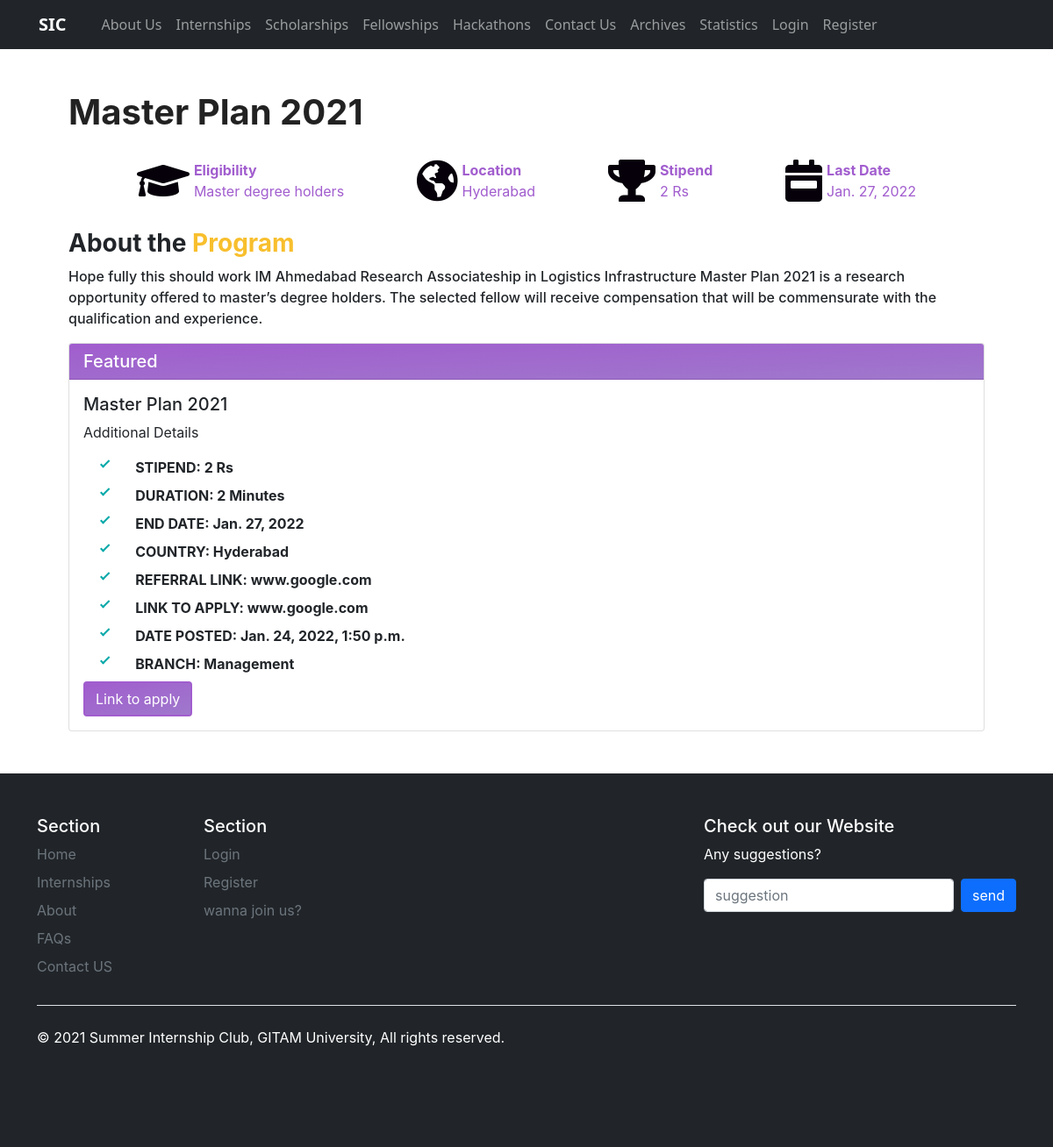
The page /scholarships/search/Master Plan 2021/ on the database as committed earlier.
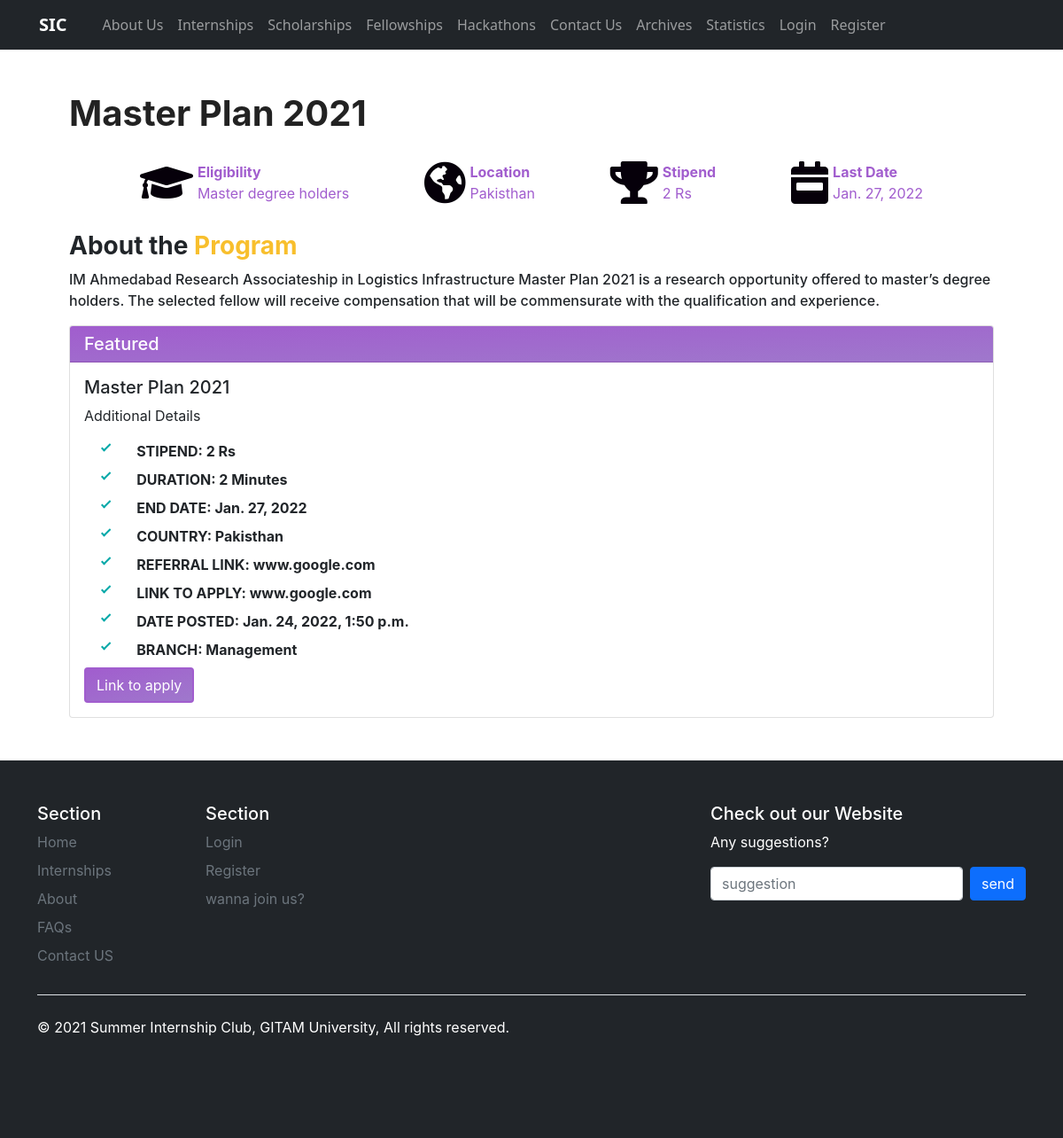
The same page on the database as committed later.
### page/models.py (models this page shows, shortened)
class Scolarships(models.Model):
    name = models.CharField(max_length=150)
    eligibility = models.CharField(max_length=150)
    description = models.TextField()
    university_organization = models.CharField(max_length=100, null=True)
    stipend = models.CharField(max_length=80)
    duration = models.CharField(max_length=80)
    end_date = models.DateField()
    country = models.CharField(max_length=50)
    branch = models.CharField(max_length=50, choices=BRANCH_CHOICES, default='Everyone')
    referral_link = models.CharField(max_length=150, null=True)
    link_to_apply = models.CharField(max_length=150)
    date_posted = models.DateTimeField(default=timezone.now, blank=False)

### page/views.py (the view)
# urls.py: path('scholarships/search/<str:name>/', views.specific_scholarship, name='specific_scholarship'),
def specific_scholarship(request, name):
    print("================================")
    print("function triggered")
    print("name: ", name)
    print("type: ", type(name))
    print("================================")
    try:
        post = Scolarships.objects.get(name=name)
    except post.DoesNotExist:
        raise Http404("Fellowship Does Not Exist")
    context = {
            "post": post
        }
    return render(request, 'page/specific_scholarship.html', context)

### page/templates/page/specific_scholarship.html (shortened to what this page needs)
{% extends "page/base.html" %} {% block content %} {% load static %}
<link
  href="https://cdnjs.cloudflare.com/ajax/libs/font-awesome/5.13.0/css/all.min.css"
  rel="stylesheet"
/>
<div class="container p-5">
  <div class="heading">
    <h1>
      {{ post.name }}
    </h1>
  </div>
  <div class="banner">
    <div class="banner2">
      <i class="fas fa-graduation-cap fa-3x"></i>
      <div>
        <span><b>Eligibility</b></span>
        <p>{{ post.eligibility }}</p>
      </div>
    </div>
    <div class="banner2">
      <i class="fas fa-globe-americas fa-3x"></i>
      <div>
        <span><b>Location</b></span>
        <p>{{ post.country }}</p>
      </div>
    </div>
    <div class="banner2">
      <i class="fas fa-trophy fa-3x"></i>
      <div>
        <span><b>Stipend</b></span>
        <p>{{ post.stipend }}</p>
      </div>
    </div>
    <div class="banner2">
      <i class="fas fa-calendar-week fa-3x"></i>
      <div>
        <span><b>Last Date</b></span>
        <p>{{ post.end_date }}</p>
      </div>
    </div>
  </div>
  <div class="about">
    <h3>About the <span>Program</span></h3>
    <p>
      {{ post.description }}
    </p>
  </div>
  <div class="card">
    <h5 class="card-header">Featured</h5>
    <div class="card-body">
      <h5 class="card-title">{{ post.name }}</h5>
      <p class="card-text">
        Additional Details
      </p>
      <div>
        <ul class="check-list">
          <li>STIPEND: {{ post.stipend }}</li>
          <li>DURATION: {{ post.duration }}</li>
          <li>END DATE: {{ post.end_date }}</li>
          <li>COUNTRY: {{ post.country }}</li>
          <li>REFERRAL LINK: {{ post.referral_link }}</li>
          <li>LINK TO APPLY: {{ post.link_to_apply }}</li>
          <li>DATE POSTED: {{ post.date_posted }}</li>
          <li>BRANCH: {{ post.branch }}</li>
        </ul>
      </div>
      <a href="{{ post.link_to_apply }}" class="btn btn-primary"
        >Link to apply</a
      >
    </div>
  </div>
</div>
{% endblock content %}

Rows that differ between the two databases and show on the page:
changed Scolarships "Master degree holders": country "Hyderabad" → "Pakisthan"; description "Hope fully this should work IM Ahmedabad Research Associateship…" → "IM Ahmedabad Research Associateship…"
